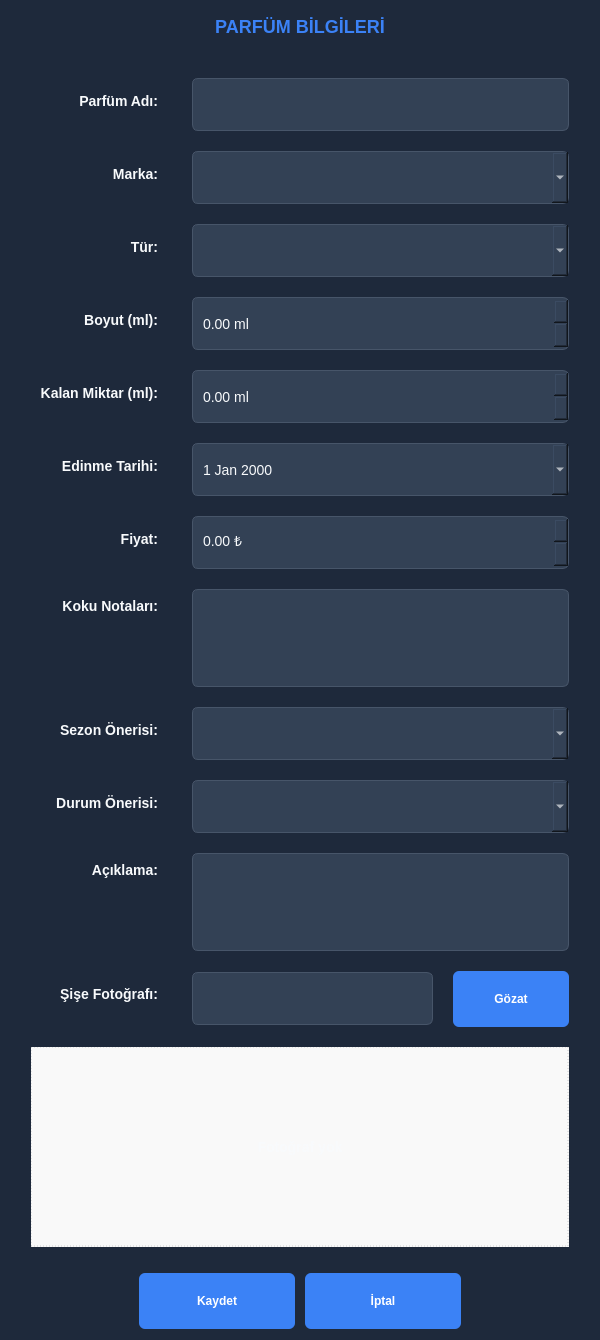
<?xml version="1.0" encoding="UTF-8"?>
<ui version="4.0">
 <class>ParfumForm</class>
 <widget class="QWidget" name="ParfumForm">
  <property name="geometry">
   <rect>
    <x>0</x>
    <y>0</y>
    <width>600</width>
    <height>650</height>
   </rect>
  </property>
  <property name="windowTitle">
   <string>Parfüm Detayları</string>
  </property>
  <property name="styleSheet">
   <string notr="true">QWidget#ParfumForm {
    background-color: #1e293b;
}
QLabel {
    color: #f8fafc;
    font-size: 14px;
    font-weight: bold;
    padding: 5px; /* Increased padding */
}
QLineEdit, QTextEdit, QComboBox, QDoubleSpinBox, QDateEdit, QSpinBox {
    border: 1px solid #475569;
    border-radius: 6px;
    padding: 8px;
    background-color: #334155;
    color: #f8fafc;
    font-size: 14px;
    min-height: 35px; /* Ensure a good minimum height */
}
QLineEdit:focus, QTextEdit:focus, QComboBox:focus, QDoubleSpinBox:focus, QDateEdit:focus, QSpinBox:focus {
    border: 2px solid #3b82f6;
}
QPushButton {
    background-color: #3b82f6;
    color: white;
    border: none;
    border-radius: 6px;
    padding: 10px 18px;
    font-weight: bold;
    min-width: 120px;
    min-height: 36px;
}
QTextEdit {
    min-height: 80px;
}
QLabel[isTitle="true"] {
    font-size: 18px;
    color: #3b82f6;
    margin-bottom: 10px;
}
QFormLayout {
    spacing: 20px; /* Increased spacing */
}</string>
  </property>
  <layout class="QVBoxLayout" name="verticalLayout_main">
   <item>
    <widget class="QLabel" name="formTitleLabel">
     <property name="text">
      <string>PARFÜM BİLGİLERİ</string>
     </property>
     <property name="alignment">
      <set>Qt::AlignCenter</set>
     </property>
     <property name="styleSheet">
      <string notr="true">font-size: 18px; color: #3b82f6; font-weight: bold; margin-bottom: 10px; padding: 5px;</string>
     </property>
    </widget>
   </item>
   <item>
    <layout class="QFormLayout" name="formLayout">
     <property name="fieldGrowthPolicy">
      <enum>QFormLayout::AllNonFixedFieldsGrow</enum>
     </property>
     <property name="labelAlignment">
      <set>Qt::AlignRight|Qt::AlignTrailing|Qt::AlignVCenter</set>
     </property>
     <property name="formAlignment">
      <set>Qt::AlignCenter</set>
     </property>
     <property name="spacing">
      <number>20</number>
     </property>
     <property name="leftMargin">
      <number>20</number>
     </property>
     <property name="topMargin">
      <number>20</number>
     </property>
     <property name="rightMargin">
      <number>20</number>
     </property>
     <property name="bottomMargin">
      <number>20</number>
     </property>
     <item row="0" column="0">
      <widget class="QLabel" name="adLabel">
       <property name="styleSheet">
        <string notr="true">padding-right: 10px;</string>
       </property>
       <property name="text">
        <string>Parfüm Adı:</string>
       </property>
       <property name="alignment">
        <set>Qt::AlignRight|Qt::AlignTrailing|Qt::AlignVCenter</set>
       </property>
      </widget>
     </item>
     <item row="0" column="1">
      <widget class="QLineEdit" name="adLineEdit">
       <property name="minimumSize">
        <size>
         <width>0</width>
         <height>35</height>
        </size>
       </property>
      </widget>
     </item>
     <item row="1" column="0">
      <widget class="QLabel" name="markaLabel">
       <property name="styleSheet">
        <string notr="true">padding-right: 10px;</string>
       </property>
       <property name="text">
        <string>Marka:</string>
       </property>
       <property name="alignment">
        <set>Qt::AlignRight|Qt::AlignTrailing|Qt::AlignVCenter</set>
       </property>
      </widget>
     </item>
     <item row="1" column="1">
      <widget class="QComboBox" name="markaComboBox">
       <property name="minimumSize">
        <size>
         <width>0</width>
         <height>35</height>
        </size>
       </property>
      </widget>
     </item>
     <item row="2" column="0">
      <widget class="QLabel" name="turLabel">
       <property name="styleSheet">
        <string notr="true">padding-right: 10px;</string>
       </property>
       <property name="text">
        <string>Tür:</string>
       </property>
       <property name="alignment">
        <set>Qt::AlignRight|Qt::AlignTrailing|Qt::AlignVCenter</set>
       </property>
      </widget>
     </item>
     <item row="2" column="1">
      <widget class="QComboBox" name="turComboBox">
       <property name="minimumSize">
        <size>
         <width>0</width>
         <height>35</height>
        </size>
       </property>
      </widget>
     </item>
     <item row="3" column="0">
      <widget class="QLabel" name="boyutLabel">
       <property name="styleSheet">
        <string notr="true">padding-right: 10px;</string>
       </property>
       <property name="text">
        <string>Boyut (ml):</string>
       </property>
       <property name="alignment">
        <set>Qt::AlignRight|Qt::AlignTrailing|Qt::AlignVCenter</set>
       </property>
      </widget>
     </item>
     <item row="3" column="1">
      <widget class="QDoubleSpinBox" name="boyutSpinBox">
       <property name="minimumSize">
        <size>
         <width>0</width>
         <height>35</height>
        </size>
       </property>
       <property name="suffix">
        <string> ml</string>
       </property>
       <property name="maximum">
        <double>1000.00</double>
       </property>
      </widget>
     </item>
     <item row="4" column="0">
      <widget class="QLabel" name="kalanMiktarLabel">
       <property name="styleSheet">
        <string notr="true">padding-right: 10px;</string>
       </property>
       <property name="text">
        <string>Kalan Miktar (ml):</string>
       </property>
       <property name="alignment">
        <set>Qt::AlignRight|Qt::AlignTrailing|Qt::AlignVCenter</set>
       </property>
      </widget>
     </item>
     <item row="4" column="1">
      <widget class="QDoubleSpinBox" name="kalanMiktarSpinBox">
       <property name="minimumSize">
        <size>
         <width>0</width>
         <height>35</height>
        </size>
       </property>
       <property name="suffix">
        <string> ml</string>
       </property>
       <property name="maximum">
        <double>1000.00</double>
       </property>
      </widget>
     </item>
     <item row="5" column="0">
      <widget class="QLabel" name="tarihLabel">
       <property name="styleSheet">
        <string notr="true">padding-right: 10px;</string>
       </property>
       <property name="text">
        <string>Edinme Tarihi:</string>
       </property>
       <property name="alignment">
        <set>Qt::AlignRight|Qt::AlignTrailing|Qt::AlignVCenter</set>
       </property>
      </widget>
     </item>
     <item row="5" column="1">
      <widget class="QDateEdit" name="tarihDateEdit">
       <property name="minimumSize">
        <size>
         <width>0</width>
         <height>35</height>
        </size>
       </property>
       <property name="calendarPopup">
        <bool>true</bool>
       </property>
      </widget>
     </item>
     <item row="6" column="0">
      <widget class="QLabel" name="fiyatLabel">
       <property name="styleSheet">
        <string notr="true">padding-right: 10px;</string>
       </property>
       <property name="text">
        <string>Fiyat:</string>
       </property>
       <property name="alignment">
        <set>Qt::AlignRight|Qt::AlignTrailing|Qt::AlignVCenter</set>
       </property>
      </widget>
     </item>
     <item row="6" column="1">
      <widget class="QDoubleSpinBox" name="fiyatSpinBox">
       <property name="minimumSize">
        <size>
         <width>0</width>
         <height>35</height>
        </size>
       </property>
       <property name="suffix">
        <string> ₺</string>
       </property>
       <property name="maximum">
        <double>100000.00</double>
       </property>
      </widget>
     </item>
     <item row="7" column="0">
      <widget class="QLabel" name="kokuNotlariLabel">
       <property name="styleSheet">
        <string notr="true">padding-right: 10px;</string>
       </property>
       <property name="text">
        <string>Koku Notaları:</string>
       </property>
       <property name="alignment">
        <set>Qt::AlignRight|Qt::AlignTrailing|Qt::AlignTop</set>
       </property>
      </widget>
     </item>
     <item row="7" column="1">
      <widget class="QTextEdit" name="kokuNotlariTextEdit">
       <property name="minimumSize">
        <size>
         <width>0</width>
         <height>80</height>
        </size>
       </property>
       <property name="maximumSize">
        <size>
         <width>16777215</width>
         <height>80</height>
        </size>
       </property>
      </widget>
     </item>
     <item row="8" column="0">
      <widget class="QLabel" name="sezonLabel">
       <property name="styleSheet">
        <string notr="true">padding-right: 10px;</string>
       </property>
       <property name="text">
        <string>Sezon Önerisi:</string>
       </property>
       <property name="alignment">
        <set>Qt::AlignRight|Qt::AlignTrailing|Qt::AlignVCenter</set>
       </property>
      </widget>
     </item>
     <item row="8" column="1">
      <widget class="QComboBox" name="sezonComboBox">
       <property name="minimumSize">
        <size>
         <width>0</width>
         <height>35</height>
        </size>
       </property>
      </widget>
     </item>
     <item row="9" column="0">
      <widget class="QLabel" name="durumLabel">
       <property name="styleSheet">
        <string notr="true">padding-right: 10px;</string>
       </property>
       <property name="text">
        <string>Durum Önerisi:</string>
       </property>
       <property name="alignment">
        <set>Qt::AlignRight|Qt::AlignTrailing|Qt::AlignVCenter</set>
       </property>
      </widget>
     </item>
     <item row="9" column="1">
      <widget class="QComboBox" name="durumComboBox">
       <property name="minimumSize">
        <size>
         <width>0</width>
         <height>35</height>
        </size>
       </property>
      </widget>
     </item>
     <item row="10" column="0">
      <widget class="QLabel" name="aciklamaLabel">
       <property name="styleSheet">
        <string notr="true">padding-right: 10px;</string>
       </property>
       <property name="text">
        <string>Açıklama:</string>
       </property>
       <property name="alignment">
        <set>Qt::AlignRight|Qt::AlignTrailing|Qt::AlignTop</set>
       </property>
      </widget>
     </item>
     <item row="10" column="1">
      <widget class="QTextEdit" name="aciklamaTextEdit">
       <property name="minimumSize">
        <size>
         <width>0</width>
         <height>80</height>
        </size>
       </property>
       <property name="maximumSize">
        <size>
         <width>16777215</width>
         <height>80</height>
        </size>
       </property>
      </widget>
     </item>
     <item row="11" column="0">
      <widget class="QLabel" name="fotoLabel">
       <property name="styleSheet">
        <string notr="true">padding-right: 10px;</string>
       </property>
       <property name="text">
        <string>Şişe Fotoğrafı:</string>
       </property>
       <property name="alignment">
        <set>Qt::AlignRight|Qt::AlignTrailing|Qt::AlignVCenter</set>
       </property>
      </widget>
     </item>
     <item row="11" column="1">
      <layout class="QHBoxLayout" name="fotoLayout">
       <item>
        <widget class="QLineEdit" name="fotoPathLineEdit">
         <property name="minimumSize">
          <size>
           <width>0</width>
           <height>35</height>
          </size>
         </property>
         <property name="readOnly">
          <bool>true</bool>
         </property>
        </widget>
       </item>
       <item>
        <widget class="QPushButton" name="fotoBrowseButton">
         <property name="minimumSize">
          <size>
           <width>80</width>
           <height>35</height>
          </size>
         </property>
         <property name="styleSheet">
          <string notr="true">min-width: 80px;</string>
         </property>
         <property name="text">
          <string>Gözat</string>
         </property>
         <property name="cursor">
          <cursorShape>PointingHandCursor</cursorShape>
         </property>
        </widget>
       </item>
      </layout>
     </item>
     <item row="12" column="0" colspan="2">
      <widget class="QLabel" name="foto_preview">
       <property name="minimumSize">
        <size>
         <width>0</width>
         <height>200</height>
        </size>
       </property>
       <property name="styleSheet">
        <string notr="true">border: 1px dashed #ccc;
background-color: #f9f9f9;</string>
       </property>
       <property name="text">
        <string>Fotoğraf yok</string>
       </property>
       <property name="alignment">
        <set>Qt::AlignCenter</set>
       </property>
      </widget>
     </item>
     <setColumnStretch>0, 1</setColumnStretch>
    </layout>
   </item>
   <item>
    <spacer name="verticalSpacer_2">
     <property name="orientation">
      <enum>Qt::Vertical</enum>
     </property>
     <property name="sizeHint" stdset="0">
      <size>
       <width>20</width>
       <height>40</height>
      </size>
     </property>
    </spacer>
   </item>
   <item>
    <layout class="QHBoxLayout" name="buttonLayout">
     <property name="spacing">
      <number>10</number>
     </property>
     <item>
      <spacer name="horizontalSpacer">
       <property name="orientation">
        <enum>Qt::Horizontal</enum>
       </property>
       <property name="sizeHint" stdset="0">
        <size>
         <width>40</width>
         <height>20</height>
        </size>
       </property>
      </spacer>
     </item>
     <item>
      <widget class="QPushButton" name="saveButton">
       <property name="text">
        <string>Kaydet</string>
       </property>
      </widget>
     </item>
     <item>
      <widget class="QPushButton" name="cancelButton">
       <property name="text">
        <string>İptal</string>
       </property>
      </widget>
     </item>
     <item>
      <spacer name="horizontalSpacer_2">
       <property name="orientation">
        <enum>Qt::Horizontal</enum>
       </property>
       <property name="sizeHint" stdset="0">
        <size>
         <width>40</width>
         <height>20</height>
        </size>
       </property>
      </spacer>
     </item>
    </layout>
   </item>
  </layout>
 </widget>
 <resources/>
 <connections/>
</ui> 
